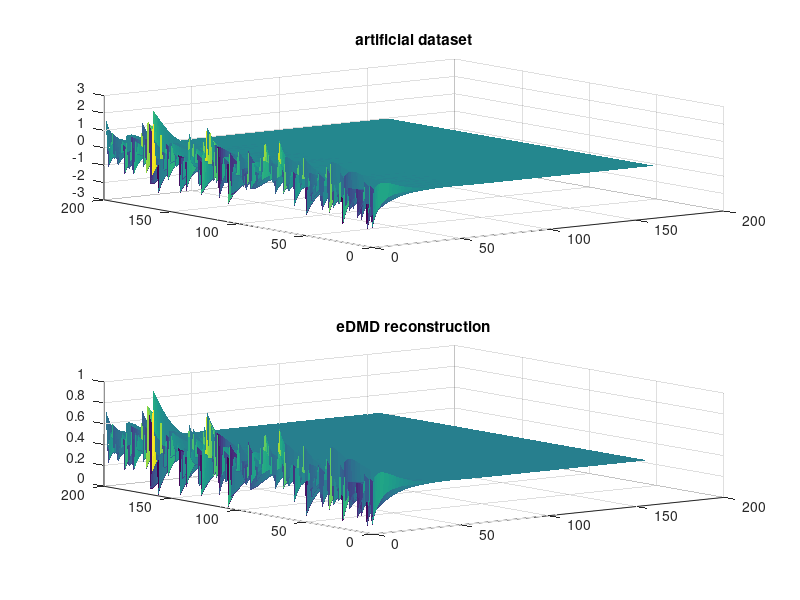
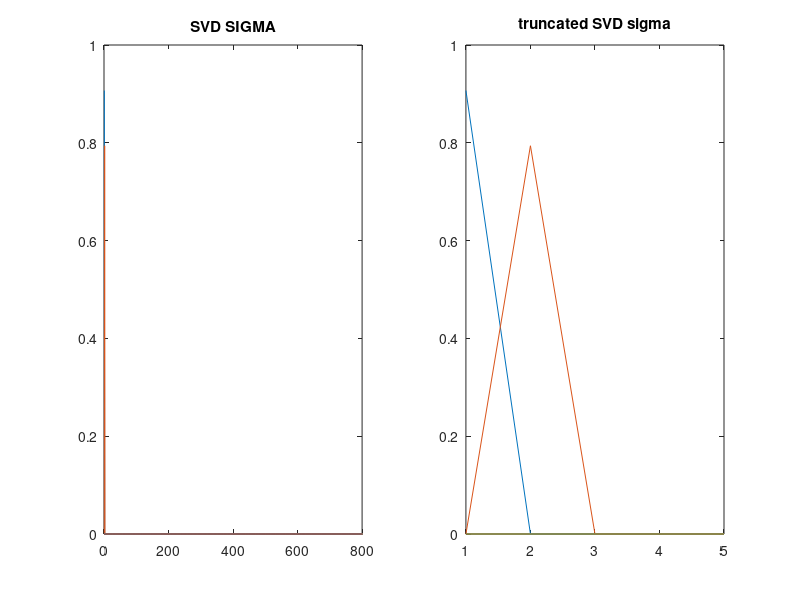

These figures' MATLAB source, in order:
clear all
%PARAMETERS:
dt = 0.004;                  % delta*t Considering a sampling rate of 250Hz
nstacks = 4;                                          %Stacking parameter
r = 5;                                              %SVD: rank truncation 
N = 200;                 %ARTIFICIAL DATASET: number of channels in the data
M = 160;              %ARTIFICIAL DATASET: number of snapshots in the data
t = dt.*(1:M);                             %ARTIFICIAL DATASET: Time vector

%ARTIFICIAL DATASET:
n = N/2;
A = [0.9, -0.1; %A dynamics 
     0, 0.8];
AA = zeros(size(A,1) * n, size(A,2) * n);


for i = 1:n  %Block sized dynamics
    AA((i-1)*size(A,1) + 1 : i*size(A,1), (i-1)*size(A,2) + 1 : i*size(A,2)) = A;
end
x0 = randn(N,1);  % initial state x(0)

%x0 = [1; 1];  % initial state x(0)
X_0 = zeros(N, M + 1); % Initialized dataset matrix
X_0(:, 1) = x0; %Initial state
for n = 1:M
    X_0(:, n+1) = AA * X_0(:, n);
end



X1 = X_0(:, 1:end-1);
X2 = X_0(:, 2:end);

%Here we will perform stacking:
%nstacks = 1;  %Stacking, at the parameters section
if nstacks > 1
    Xaug = [];
    for st = 1:nstacks
        Xaug = [Xaug; X_0(:, st:end-nstacks+st)]; 
    end
    
    X1 = Xaug(:, 1:end-1);
    X2 = Xaug(:, 2:end);
else
    X1 = X_0(:, 1:end-1);
    X2 = X_0(:, 2:end);
end
N = size(X1,1);  %number of channels in the stack
M = size(X1,2); %number of snapshots in the stack 


tD = t(:,1:M) ;
tDic = repmat(tD, N,1);
cst = ones(N,M);


%Dictionary


%X1e = [X1 ; X1.^2 ; X1.^3 ; X1.^4];
%X2e = [X2 ; X2.^2 ; X2.^3 ; X2.^4]; 
X1e = [X1 ];
X2e = [X2 ]; 


Psi_mX = X1e.'; %Proper variable naming
Psi_mY = X2e.';

%THE B MATRIX: weights that are used to build the koopman modes
%It is easily built by realizing X1 in X1e encondes the full state
k = size(X2e, 1);  %dimension of the observables vector
% btop = zeros(N,N);
% bmid = eye(N);
% B = [btop;bmid];


b_top = eye(N);
%b_low = zeros(3*N,N);
%B = [b_top;b_low];
B=b_top;
%X1e and X2e are Psi_M transposed, run the next couple lines to verify
%that B fulfils eq16 in Williams:
 %  Cr=transpose(B)*transpose(Psi_mX);
 %  CCr=Cr-X1;


%X1e and X2e are Psi_M transposed, run the next couple lines to verify
%that B fulfils eq16 in Williams:
%  C=transpose(B)*transpose(Psi_mX);
%  CC=C-X1;

%Generate the eDMD approximation to the Koopman Operator:
G = (Psi_mX'*Psi_mX)/M;
A = (Psi_mX'*Psi_mY)/M;
K = pinv(G)*A;    %The eDMD approximation to the Koopman operator
clear G A

%We introduce SVD to truncate K
[u,sig,v] = svd(K, 'econ'); % Performs svd on the data
%r=5; %rank truncation parameter is at the parameters section
u_t = u(:,1:r); 
sig_t = sig(1:r,1:r); 
v_t = v(:,1:r); % r-truncate U, Sigma & V
Kt = u_t*sig_t*v_t' ;   %Generates the truncated Kt

%Calculate the and normalize eigenvectors: 
[XI,MU,W] = eig(Kt);       %Generate eigenvalues and left-right eigenvctors
inerp = sum(conj(W).*XI);                  %Calculate the w_k'xi_k products
%inerp(inerp< 0.00001) = 0;   %Remove neglible inner p. (0.00001 worked ok) 
Wn = W./inerp;    %define the scaled w_n left eigenvectors in the u. circle
scaledIP = sum(conj(Wn).*XI);              %Calculate the w_n'xi_k products
ip_angle = angle(scaledIP);     %phase of w_n'xi_k products in the c. plane
an_cor = exp(1i * +ip_angle);                      %angle correction factor
Wnn = Wn.*an_cor;                                 %normalized w eigevectors
ipfinal = sum(conj(Wnn).*XI); %this should be vector of ones if all went ok

%Calculate the Koopman modes v_i
V = (Wnn'*B).';    %eDMDSVD: We use conjugate transpose now...
V(isnan(V)) = 0; %remove all undefined entries.

%State reconstruction with discrete-time eigenvalues:
mu = repmat(diag(MU)', M, 1);
row_indices = (1:M)';  % Create a column vector of row indices
mu_p = mu .^ row_indices;  % Element-wise exponentiation
Psi0 = Psi_mX(1,:);
Phid = diag(Psi0*XI);  %State reconstruction: build the diagonal Phi matrix
Xrr = real((mu_p*Phid*V')'); %State recontruction: 
orN = size(X_0,1); %Original number of channels
Xr = Xrr(1:orN,:); %Remove copies from the stacking 
Xr_col = Xr(:);
Xr_col_n = normalize(Xr_col, "range");
Xr_rec = reshape(Xr_col_n, orN, M);

%ERROR:
%rem=Xr_rec-X_0(:, 1:1597); %This needs to be generalized!!!
%E=norm(rem,"fro")/norm(X1,"fro");

%Graphs: Artificial dataset and eDMD reconstruction
figure;
subplot(2,1,1)
surf(X_0, 'EdgeColor','none')
title('artificial dataset')
subplot(2,1,2)
surf(Xr_rec, 'EdgeColor','none')
title('eDMD reconstruction')

%Graphs: Eigenvalues, left and right eigenvectors
% figure;
% subplot(2,3,1)
% surf(real(Wnn), 'EdgeColor','none')
% title('real W normalized');
% subplot(2,3,2)
% surf(real(XI), 'EdgeColor','none')
% title('real XI');
% subplot(2,3,3)
% surf(real(MU), 'EdgeColor','none')
% title('real MU');
% subplot(2,3,4)
% surf(imag(Wnn), 'EdgeColor','none')
% title('imag W normalized');
% subplot(2,3,5)
% surf(imag(XI), 'EdgeColor','none')
% title('imag XI');
% subplot(2,3,6)
% surf(imag(MU), 'EdgeColor','none')
% title('imag MU');

%Graphs: SVD singular values (and truncated sv)
figure;
subplot(1,2,1)
plot(sig)
title('SVD SIGMA');
subplot(1,2,2)
plot(sig_t)
title('truncated SVD sigma');
